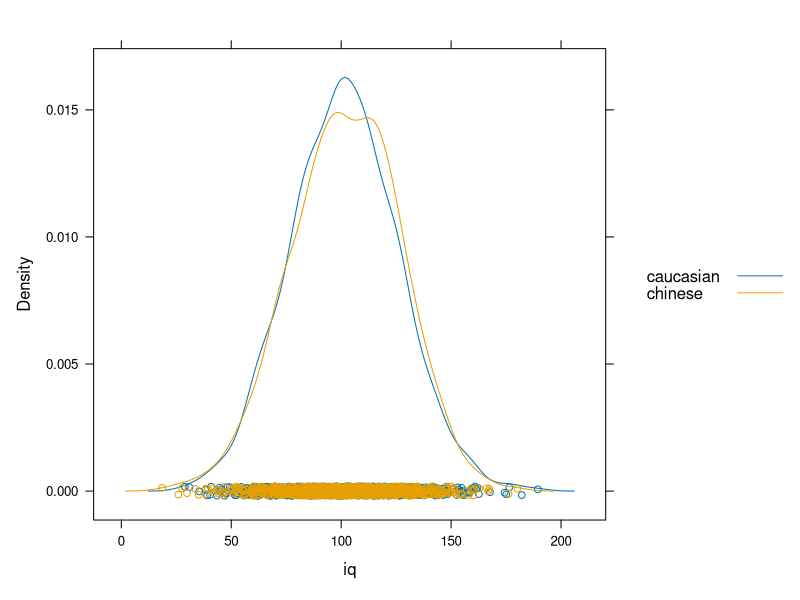

Source code (R):
library(lattice)


# density plots
chinese <- rnorm(1000, 105, 25)
caucasian <- rnorm(1000, 100, 25)
labels <- rep(c("chinese", "caucasian"), 1000)

dt <- data.frame(race = labels
                 , iq = c(chinese, caucasian))

densityplot(~iq, data = dt, groups = race, auto.key = TRUE)

n <- 1000000
chinese <- rnorm(n, 105, 10)
caucasian <- rnorm(n, 100, 10)

chin <- sample(chinese
               , size = n
               , replace = TRUE)
cauc <- sample(caucasian
               , size = n
               , replace = TRUE)
  
sims <- ifelse(chin > cauc, 1, 0)
mean(sims)
